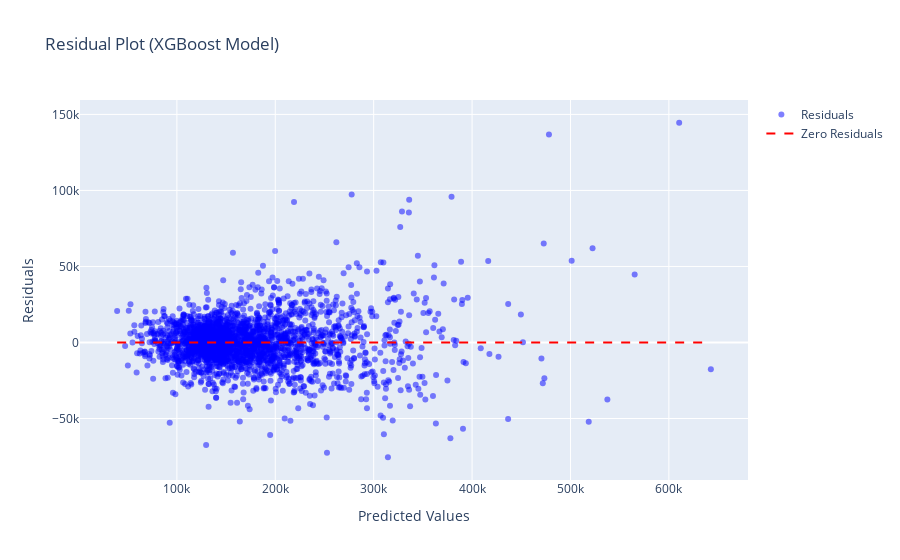

Notebook code for this chart:
### Code cell
# Plotting residuals against predicted values
plt.figure(figsize=(8, 6))
plt.scatter(predicted_values, residuals, color='blue', alpha=0.5)
plt.axhline(y=0, color='red', linestyle='--')
plt.xlabel('Predicted Values')
plt.ylabel('Residuals')
plt.title('Residual Plot (XGBoost Model)')
plt.grid(True)
plt.show()

# Create a scatter plot
residual_plot = go.Scatter(x=predicted_values, y=residuals, mode='markers', 
                           marker=dict(color='blue', opacity=0.5),
                           name='Residuals')

# Add a horizontal line at y=0
horizontal_line = go.Scatter(x=[min(predicted_values), max(predicted_values)], y=[0, 0],
                             mode='lines', line=dict(color='red', dash='dash'),
                             name='Zero Residuals')

# Layout
layout = go.Layout(title='Residual Plot (XGBoost Model)',
                   xaxis=dict(title='Predicted Values'),
                   yaxis=dict(title='Residuals'),
                   showlegend=True)

# Create figure
residual_fig = go.Figure(data=[residual_plot, horizontal_line], layout=layout)

# Show plot
residual_fig.show()

### Figure 1 — Plotly figure (JSON) as saved in the notebook; plotly's stock layout.template omitted (floating-point values rounded to 4 significant figures; data arrays with more than 128 entries replaced by an {"elided": "..."} marker saying what was removed)
{"data": [{"marker": {"color": "blue", "opacity": 0.5}, "mode": "markers", "name": "Residuals", "type": "scatter", "x": {"elided": "2410 float values"}, "y": {"elided": "2410 float values"}}, {"line": {"color": "red", "dash": "dash"}, "mode": "lines", "name": "Zero Residuals", "type": "scatter", "x": [39300.0, 642700.0], "y": [0, 0]}], "layout": {"autosize": true, "showlegend": true, "title": {"text": "Residual Plot (XGBoost Model)"}, "xaxis": {"autorange": true, "range": [2827.0, 679100.0], "title": {"text": "Predicted Values"}, "type": "linear"}, "yaxis": {"autorange": true, "range": [-93630.0, 162700.0], "title": {"text": "Residuals"}, "type": "linear"}}}
